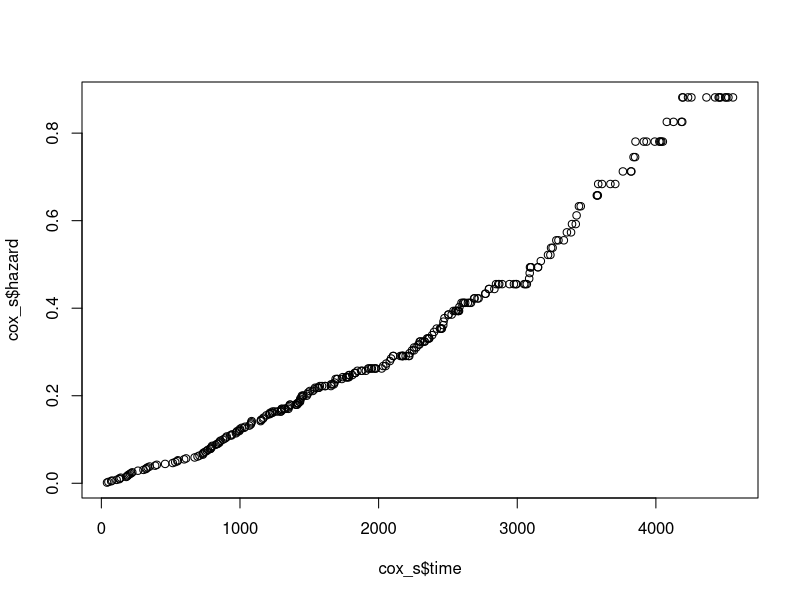

Recreate this plot in R.
## ---- chunk 1
knitr::opts_chunk$set(echo = TRUE)
## ---- chunk 2
library(survival)
library(tidyverse)
data(pbc, package = "survival")
df <- pbc %>% 
  select(c("time","status","trt","age","sex","ascites","hepato","spiders")) %>% 
  drop_na(any_of("trt")) %>% 
  mutate(
    status = if_else(status == 0,0,1),
    trt = if_else(trt == 1,1,0),
    sex = if_else(sex == "f",1,0)
  )

# Exponential
fit.exponential <- survreg(Surv(time = time, event = status) ~ trt + sex + ascites+ hepato + spiders, dist = "exponential",data = df)
summary(fit.exponential)
#fit.exponential$coefficients[-1]

# Weibull
fit.weibull <- survreg(Surv(time = time, event = status) ~ trt + sex + ascites+ hepato + spiders, dist = "weibull",data = df)
summary(fit.weibull)

#fit.weibull$coefficients[-1] / fit.weibull$scale

# Cox
fit.cox <- coxph(Surv(time = time, event = status) ~ trt + sex + ascites+ hepato + spiders,data = df)
summary(fit.cox)

cox_s = basehaz(fit.cox)

plot(x = cox_s$time,y = cox_s$hazard)

## ---- chunk 3
simulWeib <- function(N, lambda, rho, beta, rateC)
{
  # covariate --> N Bernoulli trials
  x <- sample(x=c(0, 1), size=N, replace=TRUE, prob=c(0.5, 0.5))
  
  # Weibull latent event times
  # v <- runif(n=N)
  # Tlat <- (- log(v) / (lambda * exp(x * beta)))^(1 / rho)
  
  # An alternative draw for event times
  lambda_wiki = lambda^(-1 / rho) #change definition of lambda to Wikipedia's
  lambda_prime = lambda_wiki / exp(x * beta / rho) #re-scale according to beta
  Tlat = rweibull(length(x), shape=rho, scale=lambda_prime)

  # censoring times
  C <- rexp(n=N, rate=rateC)
  
  # follow-up times and event indicators
  time <- pmin(Tlat, C)
  status <- as.numeric(Tlat <= C)
  
  # data set
  data.frame(id=1:N,
             time=time,
             status=status,
             x=x)
}
set.seed(1234)
betaHat <- rep(NA, 1e3)
for(k in 1:1e3)
{
  dat <- simulWeib(N=100, lambda=0.01, rho=1, beta=-0.6, rateC=0.001)
  fit <- coxph(Surv(time, status) ~ x, data=dat)
  betaHat[k] <- fit$coef
}
mean(betaHat)
